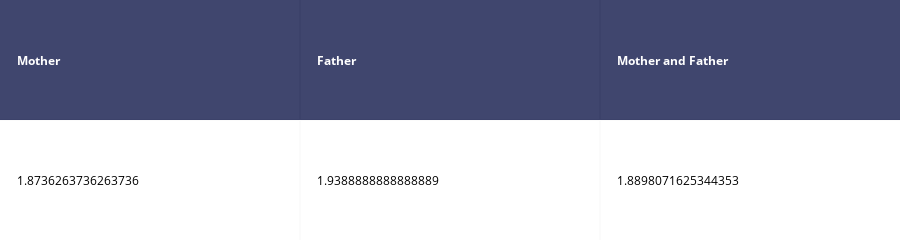

Notebook code cell kept with this figure:
### Markdown cell above
In the table below you can see the average daily alcohol consumption depending on who the child lives with.

### Code cell
fig = go.Figure(data=[go.Table(header=dict(values=['Mother', 'Father']),
                               cells=dict(values=[[df5.alcoeveryday.mean()], [df6.alcoeveryday.mean()],
                                                  ]))])

data_matrix = [['Mother', 'Father', 'Mother and Father'],
               [df5.alcoeveryday.mean(), df6.alcoeveryday.mean(), df_new.alcoeveryday.mean()]]

fig = ff.create_table(data_matrix)
fig.show()

### Figure 1 — Plotly figure (JSON) as saved in the notebook; plotly's stock layout.template omitted (floating-point values rounded to 4 significant figures)
{"data": [{"colorscale": [[0, "#00083e"], [0.5, "#ededee"], [1, "#ffffff"]], "hoverinfo": "none", "opacity": 0.75, "showscale": false, "z": [[0, 0, 0], [0.5, 0.5, 0.5]], "type": "heatmap"}], "layout": {"annotations": [{"align": "left", "font": {"color": "#ffffff"}, "showarrow": false, "text": "<b>Mother</b>", "x": -0.45, "xanchor": "left", "xref": "x", "y": 0, "yref": "y"}, {"align": "left", "font": {"color": "#ffffff"}, "showarrow": false, "text": "<b>Father</b>", "x": 0.55, "xanchor": "left", "xref": "x", "y": 0, "yref": "y"}, {"align": "left", "font": {"color": "#ffffff"}, "showarrow": false, "text": "<b>Mother and Father</b>", "x": 1.55, "xanchor": "left", "xref": "x", "y": 0, "yref": "y"}, {"align": "left", "font": {"color": "#000000"}, "showarrow": false, "text": "1.8736263736263736", "x": -0.45, "xanchor": "left", "xref": "x", "y": 1, "yref": "y"}, {"align": "left", "font": {"color": "#000000"}, "showarrow": false, "text": "1.9388888888888889", "x": 0.55, "xanchor": "left", "xref": "x", "y": 1, "yref": "y"}, {"align": "left", "font": {"color": "#000000"}, "showarrow": false, "text": "1.8898071625344353", "x": 1.55, "xanchor": "left", "xref": "x", "y": 1, "yref": "y"}], "height": 110, "margin": {"b": 0, "l": 0, "r": 0, "t": 0}, "xaxis": {"dtick": 1, "gridwidth": 2, "showticklabels": false, "tick0": -0.5, "ticks": "", "zeroline": false}, "yaxis": {"autorange": "reversed", "dtick": 1, "gridwidth": 2, "showticklabels": false, "tick0": 0.5, "ticks": "", "zeroline": false}}}
